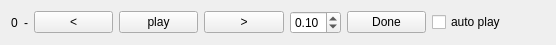
<?xml version="1.0" encoding="UTF-8"?>
<ui version="4.0">
 <class>MainWidget</class>
 <widget class="QWidget" name="MainWidget">
  <property name="geometry">
   <rect>
    <x>0</x>
    <y>0</y>
    <width>556</width>
    <height>37</height>
   </rect>
  </property>
  <property name="sizePolicy">
   <sizepolicy hsizetype="MinimumExpanding" vsizetype="MinimumExpanding">
    <horstretch>0</horstretch>
    <verstretch>0</verstretch>
   </sizepolicy>
  </property>
  <property name="focusPolicy">
   <enum>Qt::StrongFocus</enum>
  </property>
  <property name="windowTitle">
   <string>Viz Stepper</string>
  </property>
  <property name="styleSheet">
   <string notr="true"/>
  </property>
  <layout class="QHBoxLayout" name="horizontalLayout">
   <item>
    <widget class="QLabel" name="step_number_label">
     <property name="text">
      <string>0</string>
     </property>
    </widget>
   </item>
   <item>
    <widget class="QLabel" name="max_step_number_label">
     <property name="text">
      <string>-</string>
     </property>
    </widget>
   </item>
   <item>
    <widget class="QPushButton" name="backward_button">
     <property name="sizePolicy">
      <sizepolicy hsizetype="Minimum" vsizetype="Fixed">
       <horstretch>0</horstretch>
       <verstretch>0</verstretch>
      </sizepolicy>
     </property>
     <property name="minimumSize">
      <size>
       <width>20</width>
       <height>0</height>
      </size>
     </property>
     <property name="text">
      <string>&lt;</string>
     </property>
    </widget>
   </item>
   <item>
    <widget class="QPushButton" name="play_pause_button">
     <property name="minimumSize">
      <size>
       <width>50</width>
       <height>0</height>
      </size>
     </property>
     <property name="text">
      <string>play</string>
     </property>
    </widget>
   </item>
   <item>
    <widget class="QPushButton" name="forward_button">
     <property name="minimumSize">
      <size>
       <width>20</width>
       <height>0</height>
      </size>
     </property>
     <property name="text">
      <string>&gt;</string>
     </property>
    </widget>
   </item>
   <item>
    <widget class="QDoubleSpinBox" name="period_spinbox">
     <property name="maximum">
      <double>5.000000000000000</double>
     </property>
     <property name="singleStep">
      <double>0.100000000000000</double>
     </property>
     <property name="value">
      <double>0.100000000000000</double>
     </property>
    </widget>
   </item>
   <item>
    <widget class="QPushButton" name="done_button">
     <property name="minimumSize">
      <size>
       <width>50</width>
       <height>0</height>
      </size>
     </property>
     <property name="text">
      <string>Done</string>
     </property>
    </widget>
   </item>
   <item>
    <widget class="QCheckBox" name="auto_play_checkbox">
     <property name="text">
      <string>auto play</string>
     </property>
    </widget>
   </item>
   <item>
    <spacer name="horizontalSpacer">
     <property name="orientation">
      <enum>Qt::Horizontal</enum>
     </property>
     <property name="sizeHint" stdset="0">
      <size>
       <width>40</width>
       <height>20</height>
      </size>
     </property>
    </spacer>
   </item>
  </layout>
 </widget>
 <resources/>
 <connections/>
</ui>
